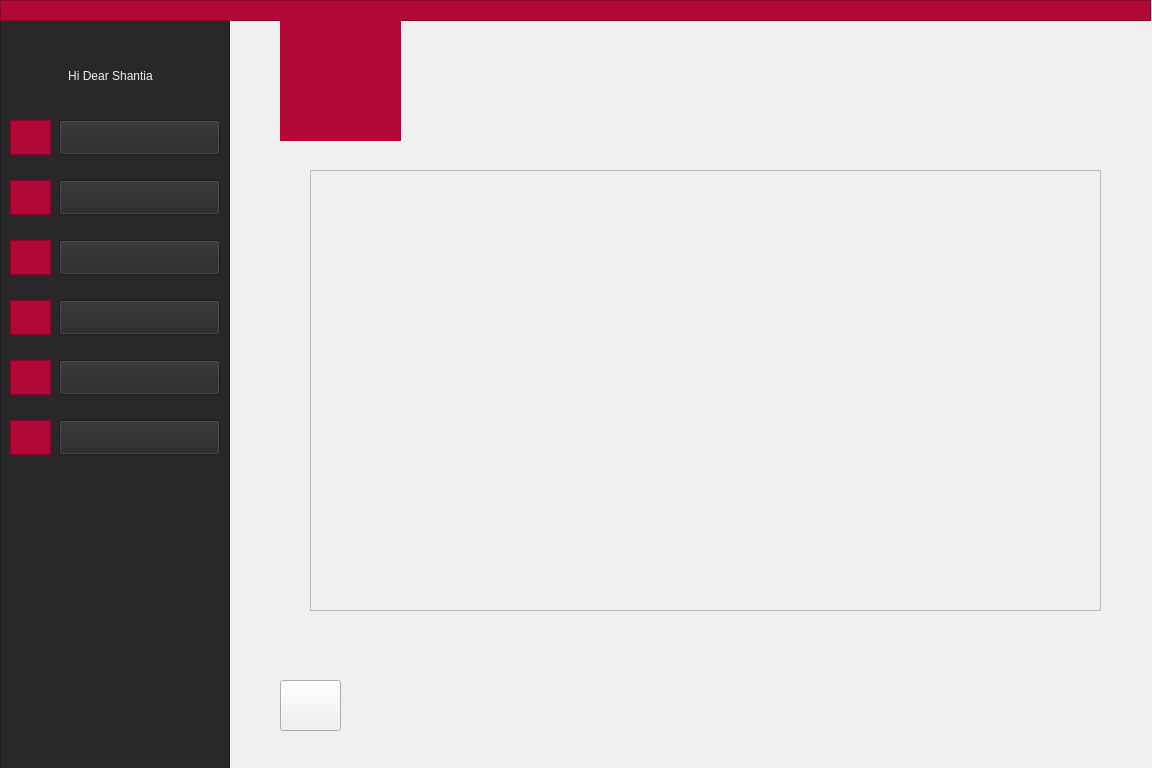
<?xml version="1.0" encoding="UTF-8"?>
<ui version="4.0">
 <class>AdminClassInfo</class>
 <widget class="QWidget" name="AdminClassInfo">
  <property name="geometry">
   <rect>
    <x>0</x>
    <y>0</y>
    <width>1152</width>
    <height>768</height>
   </rect>
  </property>
  <property name="minimumSize">
   <size>
    <width>1152</width>
    <height>768</height>
   </size>
  </property>
  <property name="windowTitle">
   <string>Form</string>
  </property>
  <property name="styleSheet">
   <string notr="true">background-color: rgb(240, 240, 240);</string>
  </property>
  <widget class="QFrame" name="frame_2">
   <property name="geometry">
    <rect>
     <x>0</x>
     <y>20</y>
     <width>230</width>
     <height>768</height>
    </rect>
   </property>
   <property name="styleSheet">
    <string notr="true">background-color: rgb(41, 39, 40);
border-color: rgb(41, 39, 40);</string>
   </property>
   <property name="frameShape">
    <enum>QFrame::StyledPanel</enum>
   </property>
   <property name="frameShadow">
    <enum>QFrame::Raised</enum>
   </property>
   <widget class="QPushButton" name="pushButton">
    <property name="geometry">
     <rect>
      <x>59</x>
      <y>100</y>
      <width>161</width>
      <height>35</height>
     </rect>
    </property>
    <property name="styleSheet">
     <string notr="true">font: 11pt &quot;Montserrat&quot;;
</string>
    </property>
    <property name="text">
     <string/>
    </property>
   </widget>
   <widget class="QPushButton" name="pushButton_2">
    <property name="geometry">
     <rect>
      <x>59</x>
      <y>160</y>
      <width>161</width>
      <height>35</height>
     </rect>
    </property>
    <property name="styleSheet">
     <string notr="true">font: 11pt &quot;Montserrat&quot;;
</string>
    </property>
    <property name="text">
     <string/>
    </property>
   </widget>
   <widget class="QPushButton" name="pushButton_3">
    <property name="geometry">
     <rect>
      <x>59</x>
      <y>220</y>
      <width>161</width>
      <height>35</height>
     </rect>
    </property>
    <property name="styleSheet">
     <string notr="true">font: 11pt &quot;Montserrat&quot;;
</string>
    </property>
    <property name="text">
     <string/>
    </property>
   </widget>
   <widget class="QPushButton" name="pushButton_4">
    <property name="geometry">
     <rect>
      <x>59</x>
      <y>280</y>
      <width>161</width>
      <height>35</height>
     </rect>
    </property>
    <property name="styleSheet">
     <string notr="true">font: 11pt &quot;Montserrat&quot;;
</string>
    </property>
    <property name="text">
     <string/>
    </property>
   </widget>
   <widget class="QFrame" name="frame_3">
    <property name="geometry">
     <rect>
      <x>10</x>
      <y>100</y>
      <width>41</width>
      <height>35</height>
     </rect>
    </property>
    <property name="styleSheet">
     <string notr="true">background-color: rgb(178, 8, 55);
border-color: rgb(178, 8, 55);</string>
    </property>
    <property name="frameShape">
     <enum>QFrame::StyledPanel</enum>
    </property>
    <property name="frameShadow">
     <enum>QFrame::Raised</enum>
    </property>
    <widget class="QLabel" name="label_6">
     <property name="geometry">
      <rect>
       <x>5</x>
       <y>1</y>
       <width>31</width>
       <height>31</height>
      </rect>
     </property>
     <property name="styleSheet">
      <string notr="true"/>
     </property>
     <property name="text">
      <string/>
     </property>
     <property name="pixmap">
      <pixmap resource="icon.qrc">:/icon/profile.png</pixmap>
     </property>
     <property name="scaledContents">
      <bool>true</bool>
     </property>
    </widget>
   </widget>
   <widget class="QFrame" name="frame_5">
    <property name="geometry">
     <rect>
      <x>10</x>
      <y>160</y>
      <width>41</width>
      <height>35</height>
     </rect>
    </property>
    <property name="cursor">
     <cursorShape>ArrowCursor</cursorShape>
    </property>
    <property name="styleSheet">
     <string notr="true">background-color: rgb(178, 8, 55);
border-color: rgb(178, 8, 55);</string>
    </property>
    <property name="frameShape">
     <enum>QFrame::StyledPanel</enum>
    </property>
    <property name="frameShadow">
     <enum>QFrame::Raised</enum>
    </property>
    <widget class="QLabel" name="label_10">
     <property name="geometry">
      <rect>
       <x>5</x>
       <y>2</y>
       <width>31</width>
       <height>31</height>
      </rect>
     </property>
     <property name="text">
      <string/>
     </property>
     <property name="pixmap">
      <pixmap resource="icon.qrc">:/icon/message.png</pixmap>
     </property>
     <property name="scaledContents">
      <bool>true</bool>
     </property>
    </widget>
   </widget>
   <widget class="QFrame" name="frame_6">
    <property name="geometry">
     <rect>
      <x>10</x>
      <y>220</y>
      <width>41</width>
      <height>35</height>
     </rect>
    </property>
    <property name="styleSheet">
     <string notr="true">background-color: rgb(178, 8, 55);
border-color: rgb(178, 8, 55);</string>
    </property>
    <property name="frameShape">
     <enum>QFrame::StyledPanel</enum>
    </property>
    <property name="frameShadow">
     <enum>QFrame::Raised</enum>
    </property>
    <widget class="QLabel" name="label_7">
     <property name="geometry">
      <rect>
       <x>5</x>
       <y>2</y>
       <width>31</width>
       <height>31</height>
      </rect>
     </property>
     <property name="text">
      <string/>
     </property>
     <property name="pixmap">
      <pixmap resource="icon.qrc">:/icon/add-user.png</pixmap>
     </property>
     <property name="scaledContents">
      <bool>true</bool>
     </property>
    </widget>
   </widget>
   <widget class="QFrame" name="frame_7">
    <property name="geometry">
     <rect>
      <x>10</x>
      <y>280</y>
      <width>41</width>
      <height>35</height>
     </rect>
    </property>
    <property name="styleSheet">
     <string notr="true">background-color: rgb(178, 8, 55);
border-color: rgb(178, 8, 55);</string>
    </property>
    <property name="frameShape">
     <enum>QFrame::StyledPanel</enum>
    </property>
    <property name="frameShadow">
     <enum>QFrame::Raised</enum>
    </property>
    <widget class="QLabel" name="label_11">
     <property name="geometry">
      <rect>
       <x>5</x>
       <y>2</y>
       <width>31</width>
       <height>31</height>
      </rect>
     </property>
     <property name="text">
      <string/>
     </property>
     <property name="pixmap">
      <pixmap resource="icon.qrc">:/icon/upload-mail.png</pixmap>
     </property>
     <property name="scaledContents">
      <bool>true</bool>
     </property>
    </widget>
   </widget>
   <widget class="QLabel" name="label_2">
    <property name="geometry">
     <rect>
      <x>20</x>
      <y>40</y>
      <width>181</width>
      <height>31</height>
     </rect>
    </property>
    <property name="styleSheet">
     <string notr="true">font: 11pt &quot;Montserrat&quot;;
color: rgb(240, 240, 240);</string>
    </property>
    <property name="text">
     <string>Hi Dear Shantia</string>
    </property>
    <property name="alignment">
     <set>Qt::AlignCenter</set>
    </property>
   </widget>
   <widget class="QLabel" name="label_3">
    <property name="geometry">
     <rect>
      <x>100</x>
      <y>100</y>
      <width>81</width>
      <height>30</height>
     </rect>
    </property>
    <property name="autoFillBackground">
     <bool>false</bool>
    </property>
    <property name="styleSheet">
     <string notr="true">font: 11pt &quot;Montserrat&quot;;
color: rgb(240, 240, 240);</string>
    </property>
    <property name="lineWidth">
     <number>0</number>
    </property>
    <property name="text">
     <string>Profile</string>
    </property>
    <property name="alignment">
     <set>Qt::AlignCenter</set>
    </property>
   </widget>
   <widget class="QLabel" name="label_4">
    <property name="geometry">
     <rect>
      <x>90</x>
      <y>160</y>
      <width>101</width>
      <height>30</height>
     </rect>
    </property>
    <property name="styleSheet">
     <string notr="true">font: 11pt &quot;Montserrat&quot;;
color: rgb(240, 240, 240);</string>
    </property>
    <property name="text">
     <string>Messges</string>
    </property>
    <property name="alignment">
     <set>Qt::AlignCenter</set>
    </property>
   </widget>
   <widget class="QLabel" name="label_5">
    <property name="geometry">
     <rect>
      <x>90</x>
      <y>220</y>
      <width>111</width>
      <height>30</height>
     </rect>
    </property>
    <property name="styleSheet">
     <string notr="true">font: 11pt &quot;Montserrat&quot;;
color: rgb(240, 240, 240);</string>
    </property>
    <property name="text">
     <string>Add People</string>
    </property>
    <property name="alignment">
     <set>Qt::AlignCenter</set>
    </property>
   </widget>
   <widget class="QLabel" name="label_8">
    <property name="geometry">
     <rect>
      <x>70</x>
      <y>280</y>
      <width>141</width>
      <height>30</height>
     </rect>
    </property>
    <property name="styleSheet">
     <string notr="true">font: 11pt &quot;Montserrat&quot;;
color: rgb(240, 240, 240);</string>
    </property>
    <property name="text">
     <string>Send Assertion</string>
    </property>
    <property name="alignment">
     <set>Qt::AlignCenter</set>
    </property>
   </widget>
   <widget class="QPushButton" name="pushButton_7">
    <property name="geometry">
     <rect>
      <x>59</x>
      <y>340</y>
      <width>161</width>
      <height>35</height>
     </rect>
    </property>
    <property name="styleSheet">
     <string notr="true">font: 11pt &quot;Montserrat&quot;;
</string>
    </property>
    <property name="text">
     <string/>
    </property>
   </widget>
   <widget class="QFrame" name="frame_8">
    <property name="geometry">
     <rect>
      <x>10</x>
      <y>340</y>
      <width>41</width>
      <height>35</height>
     </rect>
    </property>
    <property name="styleSheet">
     <string notr="true">background-color: rgb(178, 8, 55);
border-color: rgb(178, 8, 55);</string>
    </property>
    <property name="frameShape">
     <enum>QFrame::StyledPanel</enum>
    </property>
    <property name="frameShadow">
     <enum>QFrame::Raised</enum>
    </property>
    <widget class="QLabel" name="label_12">
     <property name="geometry">
      <rect>
       <x>5</x>
       <y>2</y>
       <width>31</width>
       <height>31</height>
      </rect>
     </property>
     <property name="text">
      <string/>
     </property>
     <property name="pixmap">
      <pixmap resource="classIcon.qrc">:/classIcon/icons8-class-50.png</pixmap>
     </property>
     <property name="scaledContents">
      <bool>true</bool>
     </property>
    </widget>
   </widget>
   <widget class="QLabel" name="label_18">
    <property name="geometry">
     <rect>
      <x>90</x>
      <y>350</y>
      <width>101</width>
      <height>20</height>
     </rect>
    </property>
    <property name="styleSheet">
     <string notr="true">font: 11pt &quot;Montserrat&quot;;
color: rgb(240, 240, 240);</string>
    </property>
    <property name="text">
     <string>Add CLass</string>
    </property>
   </widget>
   <widget class="QPushButton" name="pushButton_6">
    <property name="geometry">
     <rect>
      <x>59</x>
      <y>400</y>
      <width>161</width>
      <height>35</height>
     </rect>
    </property>
    <property name="styleSheet">
     <string notr="true">font: 11pt &quot;Montserrat&quot;;
</string>
    </property>
    <property name="text">
     <string/>
    </property>
   </widget>
   <widget class="QFrame" name="frame_9">
    <property name="geometry">
     <rect>
      <x>10</x>
      <y>400</y>
      <width>41</width>
      <height>35</height>
     </rect>
    </property>
    <property name="styleSheet">
     <string notr="true">background-color: rgb(178, 8, 55);
border-color: rgb(178, 8, 55);</string>
    </property>
    <property name="frameShape">
     <enum>QFrame::StyledPanel</enum>
    </property>
    <property name="frameShadow">
     <enum>QFrame::Raised</enum>
    </property>
    <widget class="QLabel" name="label_13">
     <property name="geometry">
      <rect>
       <x>5</x>
       <y>2</y>
       <width>31</width>
       <height>31</height>
      </rect>
     </property>
     <property name="text">
      <string/>
     </property>
     <property name="pixmap">
      <pixmap resource="icon.qrc">:/icon/information.png</pixmap>
     </property>
     <property name="scaledContents">
      <bool>true</bool>
     </property>
    </widget>
   </widget>
   <widget class="QLabel" name="label_15">
    <property name="geometry">
     <rect>
      <x>60</x>
      <y>400</y>
      <width>161</width>
      <height>30</height>
     </rect>
    </property>
    <property name="styleSheet">
     <string notr="true">font: 11pt &quot;Montserrat&quot;;
color: rgb(240, 240, 240);</string>
    </property>
    <property name="text">
     <string>Class Information</string>
    </property>
    <property name="alignment">
     <set>Qt::AlignCenter</set>
    </property>
   </widget>
   <zorder>frame_5</zorder>
   <zorder>frame_6</zorder>
   <zorder>frame_7</zorder>
   <zorder>label_2</zorder>
   <zorder>label_3</zorder>
   <zorder>label_4</zorder>
   <zorder>label_5</zorder>
   <zorder>label_8</zorder>
   <zorder>frame_3</zorder>
   <zorder>pushButton</zorder>
   <zorder>pushButton_2</zorder>
   <zorder>pushButton_3</zorder>
   <zorder>pushButton_4</zorder>
   <zorder>frame_8</zorder>
   <zorder>label_18</zorder>
   <zorder>pushButton_7</zorder>
   <zorder>frame_9</zorder>
   <zorder>label_15</zorder>
   <zorder>pushButton_6</zorder>
  </widget>
  <widget class="QFrame" name="frame">
   <property name="geometry">
    <rect>
     <x>0</x>
     <y>0</y>
     <width>1151</width>
     <height>21</height>
    </rect>
   </property>
   <property name="styleSheet">
    <string notr="true">background-color: rgb(178, 8, 55);
border-color: rgb(178, 8, 55);</string>
   </property>
   <property name="frameShape">
    <enum>QFrame::StyledPanel</enum>
   </property>
   <property name="frameShadow">
    <enum>QFrame::Raised</enum>
   </property>
  </widget>
  <widget class="QLabel" name="label_9">
   <property name="geometry">
    <rect>
     <x>285</x>
     <y>20</y>
     <width>111</width>
     <height>111</height>
    </rect>
   </property>
   <property name="styleSheet">
    <string notr="true">background-color: rgb(178, 8, 55);</string>
   </property>
   <property name="text">
    <string/>
   </property>
   <property name="pixmap">
    <pixmap resource="pictures.qrc">:/logo/filename.jpg</pixmap>
   </property>
   <property name="scaledContents">
    <bool>true</bool>
   </property>
  </widget>
  <widget class="QLabel" name="label">
   <property name="geometry">
    <rect>
     <x>280</x>
     <y>20</y>
     <width>121</width>
     <height>121</height>
    </rect>
   </property>
   <property name="styleSheet">
    <string notr="true">background-color: rgb(178, 8, 55);
border-color: rgb(178, 8, 55);
</string>
   </property>
   <property name="text">
    <string/>
   </property>
   <property name="pixmap">
    <pixmap>:/AjaxLogo/filename.jpg</pixmap>
   </property>
   <property name="scaledContents">
    <bool>true</bool>
   </property>
   <property name="alignment">
    <set>Qt::AlignCenter</set>
   </property>
  </widget>
  <widget class="QScrollArea" name="scrollArea">
   <property name="geometry">
    <rect>
     <x>310</x>
     <y>170</y>
     <width>791</width>
     <height>441</height>
    </rect>
   </property>
   <property name="widgetResizable">
    <bool>true</bool>
   </property>
   <widget class="QWidget" name="scrollAreaWidgetContents">
    <property name="geometry">
     <rect>
      <x>0</x>
      <y>0</y>
      <width>789</width>
      <height>439</height>
     </rect>
    </property>
    <layout class="QVBoxLayout" name="verticalLayout_3">
     <item>
      <layout class="QVBoxLayout" name="verticalLayout_2"/>
     </item>
    </layout>
   </widget>
  </widget>
  <widget class="QPushButton" name="backToMenu">
   <property name="geometry">
    <rect>
     <x>280</x>
     <y>680</y>
     <width>61</width>
     <height>51</height>
    </rect>
   </property>
   <property name="text">
    <string/>
   </property>
  </widget>
  <widget class="QLabel" name="label_14">
   <property name="geometry">
    <rect>
     <x>280</x>
     <y>680</y>
     <width>41</width>
     <height>46</height>
    </rect>
   </property>
   <property name="styleSheet">
    <string>font: 9pt &quot;Montserrat&quot;;
color: rgb(178, 8, 55);</string>
   </property>
   <property name="text">
    <string/>
   </property>
   <property name="pixmap">
    <pixmap resource="arrowIcon.qrc">:/new/prefix1/icons8-left-arrow-50.png</pixmap>
   </property>
   <property name="scaledContents">
    <bool>true</bool>
   </property>
  </widget>
  <zorder>frame_2</zorder>
  <zorder>frame</zorder>
  <zorder>label</zorder>
  <zorder>label_9</zorder>
  <zorder>scrollArea</zorder>
  <zorder>label_14</zorder>
  <zorder>backToMenu</zorder>
 </widget>
 <resources>
  <include location="classIcon.qrc"/>
  <include location="icon.qrc"/>
  <include location="arrowIcon.qrc"/>
  <include location="pictures.qrc"/>
 </resources>
 <connections/>
</ui>
